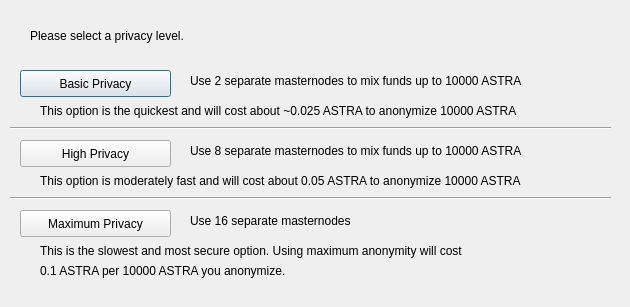
<?xml version="1.0" encoding="UTF-8"?>
<ui version="4.0">
 <class>DarksendConfig</class>
 <widget class="QDialog" name="DarksendConfig">
  <property name="geometry">
   <rect>
    <x>0</x>
    <y>0</y>
    <width>630</width>
    <height>307</height>
   </rect>
  </property>
  <property name="windowTitle">
   <string>Configure Darksend</string>
  </property>
  <widget class="QPushButton" name="buttonBasic">
   <property name="geometry">
    <rect>
     <x>20</x>
     <y>70</y>
     <width>151</width>
     <height>27</height>
    </rect>
   </property>
   <property name="text">
    <string>Basic Privacy</string>
   </property>
  </widget>
  <widget class="QPushButton" name="buttonHigh">
   <property name="geometry">
    <rect>
     <x>20</x>
     <y>140</y>
     <width>151</width>
     <height>27</height>
    </rect>
   </property>
   <property name="text">
    <string>High Privacy</string>
   </property>
  </widget>
  <widget class="QPushButton" name="buttonMax">
   <property name="geometry">
    <rect>
     <x>20</x>
     <y>210</y>
     <width>151</width>
     <height>27</height>
    </rect>
   </property>
   <property name="text">
    <string>Maximum Privacy</string>
   </property>
  </widget>
  <widget class="QLabel" name="label">
   <property name="geometry">
    <rect>
     <x>30</x>
     <y>20</y>
     <width>571</width>
     <height>31</height>
    </rect>
   </property>
   <property name="text">
    <string>Please select a privacy level.</string>
   </property>
  </widget>
  <widget class="QLabel" name="label_2">
   <property name="geometry">
    <rect>
     <x>190</x>
     <y>70</y>
     <width>421</width>
     <height>21</height>
    </rect>
   </property>
   <property name="text">
    <string>Use 2 separate masternodes to mix funds up to 10000 ASTRA</string>
   </property>
  </widget>
  <widget class="QLabel" name="label_3">
   <property name="geometry">
    <rect>
     <x>190</x>
     <y>140</y>
     <width>411</width>
     <height>21</height>
    </rect>
   </property>
   <property name="text">
    <string>Use 8 separate masternodes to mix funds up to 10000 ASTRA</string>
   </property>
  </widget>
  <widget class="QLabel" name="label_4">
   <property name="geometry">
    <rect>
     <x>190</x>
     <y>210</y>
     <width>421</width>
     <height>21</height>
    </rect>
   </property>
   <property name="text">
    <string>Use 16 separate masternodes</string>
   </property>
  </widget>
  <widget class="QLabel" name="label_6">
   <property name="geometry">
    <rect>
     <x>40</x>
     <y>100</y>
     <width>561</width>
     <height>21</height>
    </rect>
   </property>
   <property name="text">
    <string>This option is the quickest and will cost about ~0.025 ASTRA to anonymize 10000 ASTRA</string>
   </property>
  </widget>
  <widget class="QLabel" name="label_7">
   <property name="geometry">
    <rect>
     <x>40</x>
     <y>170</y>
     <width>561</width>
     <height>21</height>
    </rect>
   </property>
   <property name="text">
    <string>This option is moderately fast and will cost about 0.05 ASTRA to anonymize 10000 ASTRA</string>
   </property>
  </widget>
  <widget class="QLabel" name="label_8">
   <property name="geometry">
    <rect>
     <x>40</x>
     <y>240</y>
     <width>561</width>
     <height>21</height>
    </rect>
   </property>
   <property name="text">
    <string>This is the slowest and most secure option. Using maximum anonymity will cost</string>
   </property>
  </widget>
  <widget class="QLabel" name="label_9">
   <property name="geometry">
    <rect>
     <x>40</x>
     <y>260</y>
     <width>561</width>
     <height>21</height>
    </rect>
   </property>
   <property name="text">
    <string>0.1 ASTRA per 10000 ASTRA you anonymize.</string>
   </property>
  </widget>
  <widget class="Line" name="line">
   <property name="geometry">
    <rect>
     <x>10</x>
     <y>120</y>
     <width>601</width>
     <height>16</height>
    </rect>
   </property>
   <property name="orientation">
    <enum>Qt::Horizontal</enum>
   </property>
  </widget>
  <widget class="Line" name="line_2">
   <property name="geometry">
    <rect>
     <x>10</x>
     <y>190</y>
     <width>601</width>
     <height>16</height>
    </rect>
   </property>
   <property name="orientation">
    <enum>Qt::Horizontal</enum>
   </property>
  </widget>
 </widget>
 <resources/>
 <connections/>
</ui>
